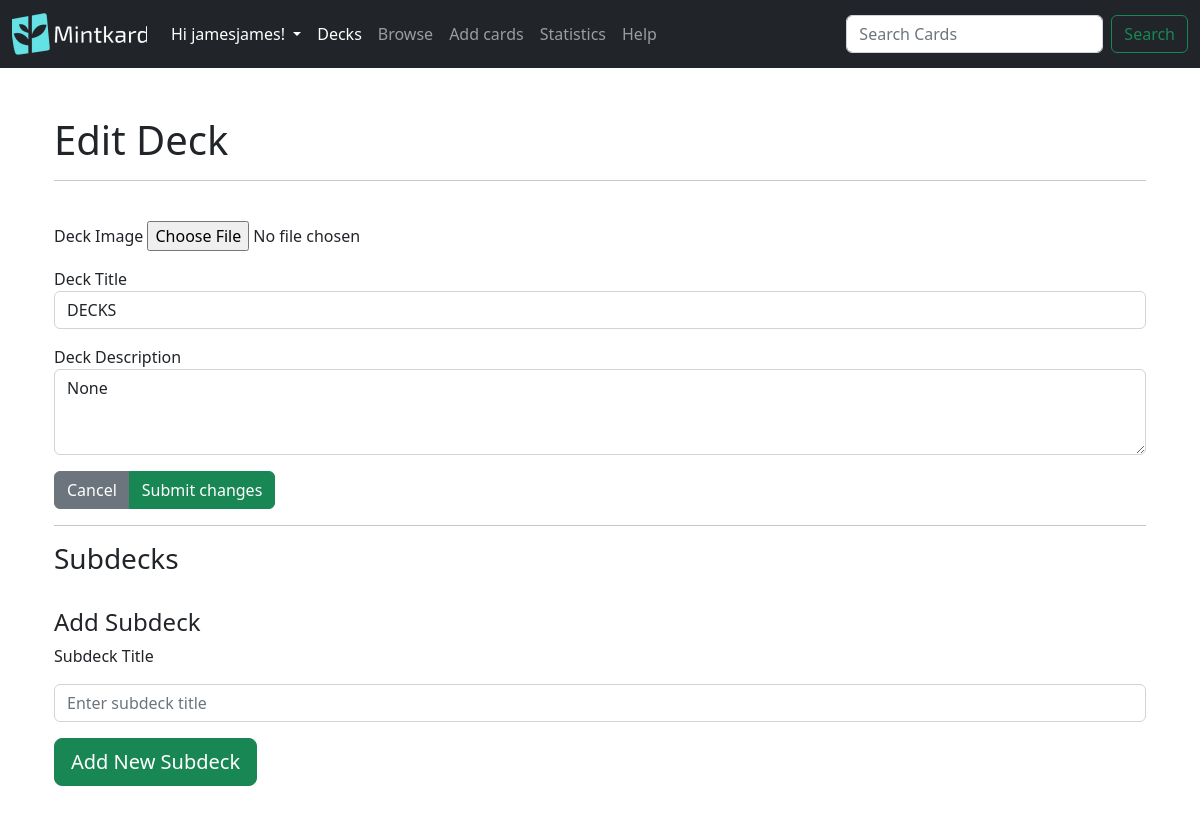
The app's page /decks/edit-deck/12 (signed in) with its own data.
### mintkard/models.py (models this page shows)
class User(db.Model,UserMixin):
    id = db.Column(db.Integer,primary_key= True)
    username = db.Column(db.String(50), unique = True)
    email = db.Column(db.String(300),unique=True)
    password = db.Column(db.String(200))
    decks = db.relationship('Deck',backref = 'user_decks',lazy=True)#stores all the decks that the owner owns, in the parents class

class Deck(db.Model):
    id = db.Column(db.Integer, primary_key=True)
    name = db.Column(db.String(100),nullable=False)
    description = db.Column(db.String(500))
    date = db.Column(db.DateTime(timezone=True),default=func.now())
    image_hash = db.Column(db.String, nullable=True)
    parent_id = db.Column(db.Integer, db.ForeignKey('deck.id'))#This is the foreign key for the parent deck
    children_deck = db.relationship('Deck',backref=db.backref('parent', remote_side=[id]),primaryjoin='Deck.parent_id == Deck.id')#This is the relationship for the child deck, the backref is the parent deck, the primaryjoin is the foreign key for the child deck
    cards = db.relationship('Card',lazy= True,cascade='all, delete-orphan',backref='deck')#cascade will delete all the cards in the deck if its deleted, and its subdecks/child decks (orphan)
    user_id = db.Column(db.Integer, db.ForeignKey('user.id'))

### mintkard/decks.py (the view, shortened to what this page needs)
@login_required
@decks.route('/edit-deck/<int:deck_id>',methods=['GET','POST'])
def edit_deck(deck_id):
    try:
        current_deck = Deck.query.filter_by(id=deck_id,user_id =current_user.id).first()
    except Exception as e:
        flash('Error : {}'.format(e),category='danger')
    if current_deck is None:
        flash('Deck id cannot be found',category='danger')
        return redirect(url_for('decks.decks_route'),code=301)#301 is a permanent redirect
    return render_template("edit_deck.html",deck=current_deck)

### mintkard/decks.py (called while the page is built)
@decks.before_request
@login_required
def before_request():
    try:
        g.fmanager = FlashcardManager(user=current_user.id, app=current_app)
        g.fmanagerstats = FlashcardManagerStats(user=current_user.id, app=current_app)
        g.fmanagerstats_public = FlashcardManagerPublicStats(user=None,app=current_app)#there is no user as it gets the apps average data
    except Exception as e:
        flash('Error inilizing flashcard manager: {}'.format(e),category='danger')

### mintkard/templates/edit_deck.html (shortened to what this page needs)
{% extends 'layout.html' %}
{% block body %}
<div class="container my-5">
  <h1>
    Edit Deck
  </h1>
  <hr>
  <br>
  <form method="post" enctype="multipart/form-data">
    <div class="d-grid gap-3">
      <div class="form-group">
        <label for="deckImage">Deck Image</label>
        <input type="file" name="image" accept="image/*">
      </div>
      <div class="form-group">
        <label for="deckTitle">Deck Title</label>
        <input type="text" class="form-control" name="name" value="{{deck.name}}">
      </div>
      <div class="form-group">
        <label for="deckDescription">Deck Description</label>
        <textarea class="form-control" name="description" rows="3">{{deck.description}}</textarea>
      </div>
    </div>
    <div class="btn-group mt-3">
      <a type="button" class="btn btn-secondary" href="/decks/">Cancel</a>
      <input type="submit" class="btn btn-success" name="submit" value="Submit changes"></input>
    </div>
  </form>
  <hr>
  <h3>Subdecks</h3>
  <br>
  <h4> Add Subdeck</h4>
  <form method="post">
    <div class="form-group d-grid gap-3">
      <label for="subdeck_title">Subdeck Title</label>
      <input type="text" class="form-control" name="subdeck_name" id="subdeck_title" placeholder="Enter subdeck title">
    </div>
    <div class="btn-group mt-3">
      <button type="submit" class="btn btn-success btn-lg" name="add_subdeck" value="add">Add New Subdeck</button>
    </div>
  </form>
</div>
{% endblock %}

### mintkard/templates/layout.html (shortened to what this page needs)
<!DOCTYPE html>
<html lang="en">
<head>
    <link rel="stylesheet" href="https://cdnjs.cloudflare.com/ajax/libs/font-awesome/4.7.0/css/font-awesome.min.css">
</head>
<link href="https://cdn.jsdelivr.net/npm/bootstrap@5.2.3/dist/css/bootstrap.min.css" rel="stylesheet"
>
<body>
    <nav class="navbar navbar-expand-lg navbar-dark bg-dark">
        <div class="container-fluid">
            <a class="navbar-brand" href="/home"><img src="/static/logo.png" alt="Mintkard" width="135" height="42"></a>
            <div class="collapse navbar-collapse" id="navbarSupportedContent">
                <ul class="navbar-nav me-auto mb-2 mb-lg-0">
                    {% if current_user.is_authenticated %}
                    <li class="nav-item dropdown">
                        <a class="nav-link dropdown-toggle" href="#" id="navbarDropdown" role="button" data-bs-toggle="dropdown" aria-expanded="false" style="color:white">
                            Hi {{ current_user.username }}!
                        </a>
                    </li>
                    <li class="nav-item">
                        <a class="nav-link active" aria-current="page" href="/decks/">Decks</a>
                    </li>
                    <li class="nav-item">
                        <a class="nav-link" href="/decks/browse">Browse</a>
                    </li>
                    <li class="nav-item">
                        <a class="nav-link" href="/decks/create">Add cards</a>
                    </li>
                    <li class="nav-item">
                        <a class="nav-link" href="/decks/stats">Statistics</a>
                    </li>
                    <li class="nav-item">
                        <a class="nav-link" href="/decks/help">Help</a>
                    </li>
                    {% endif %}
                </ul>
                <form  action ="{{url_for('decks.browse')}}" class="d-flex">
                    <input class="form-control me-2" name ="search" type="search" placeholder="Search Cards" aria-label="Search">
                    <button class="btn btn-outline-success" type="submit">Search</button>
                </form>
            </div>
        </div>
    </nav>
    <div class="container mt-5">
    {% block body %}{% endblock %}
    </div>
</body>
</html>

### records on screen
User: username "jamesjames"
Deck: name "DECKS", description "None"
